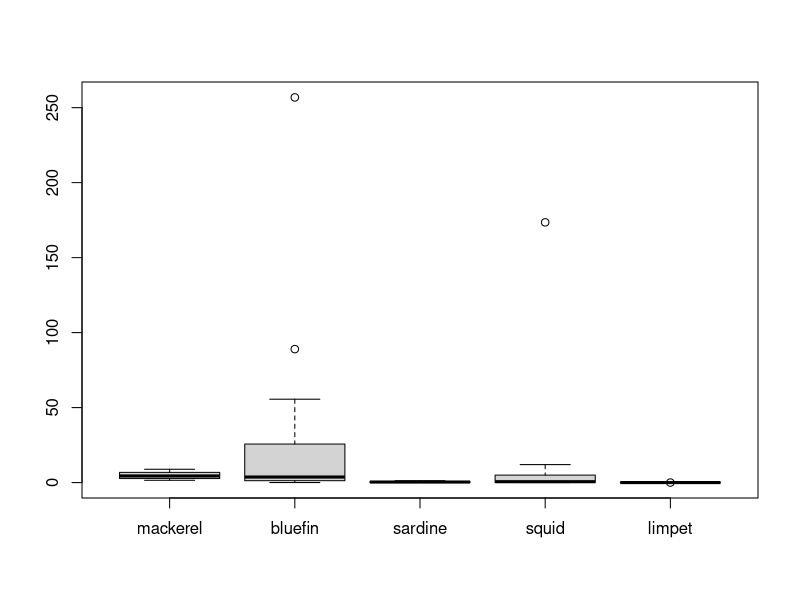
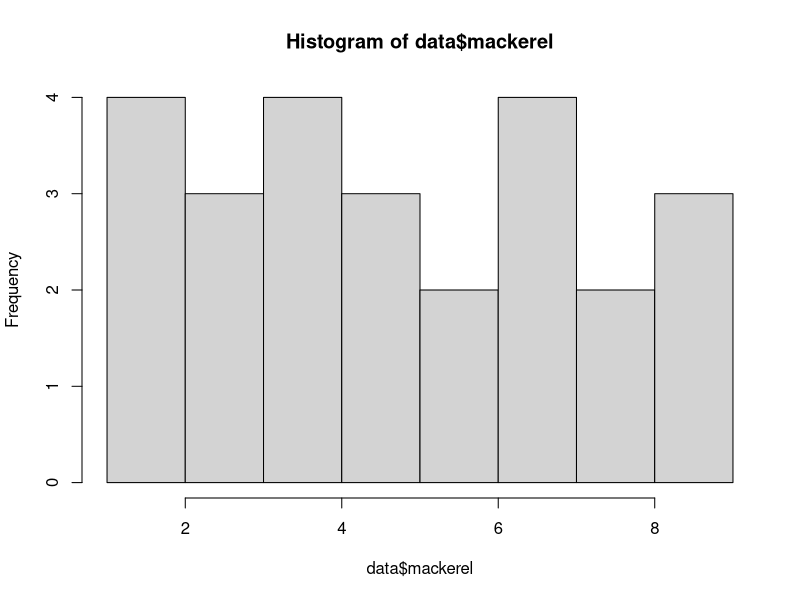
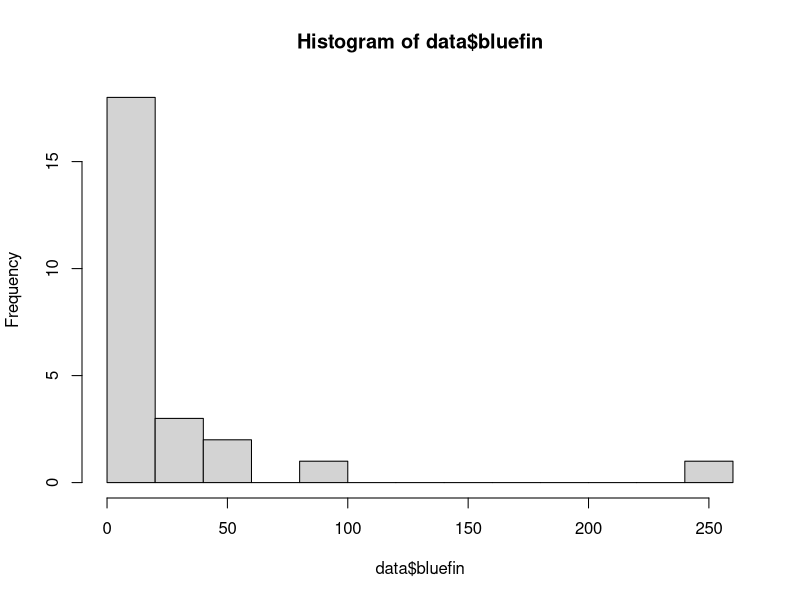
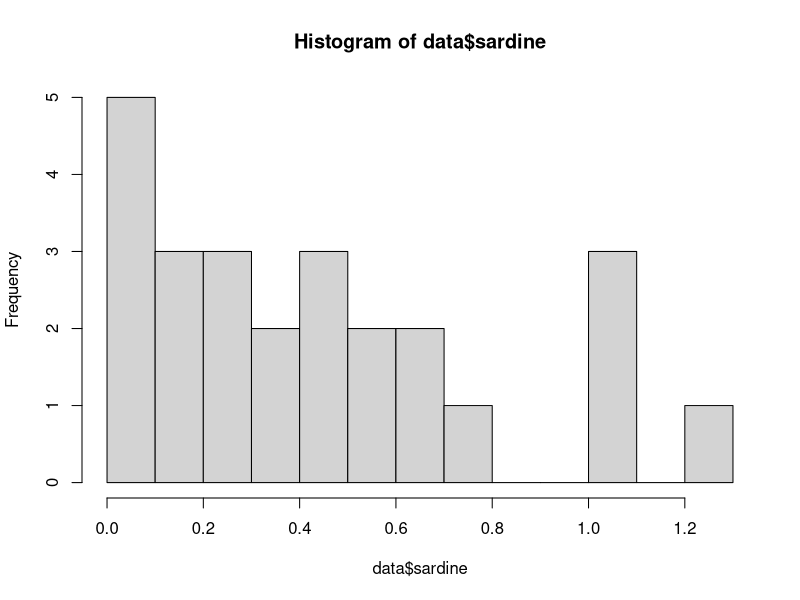
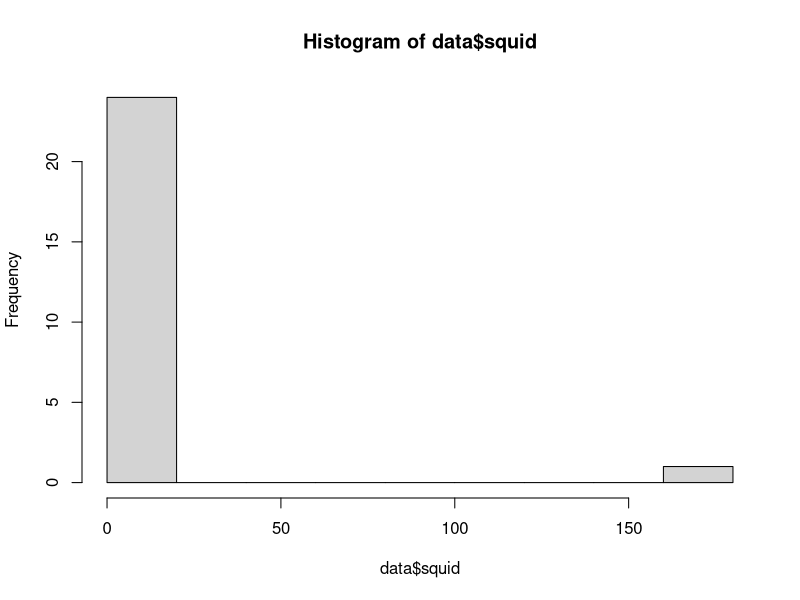
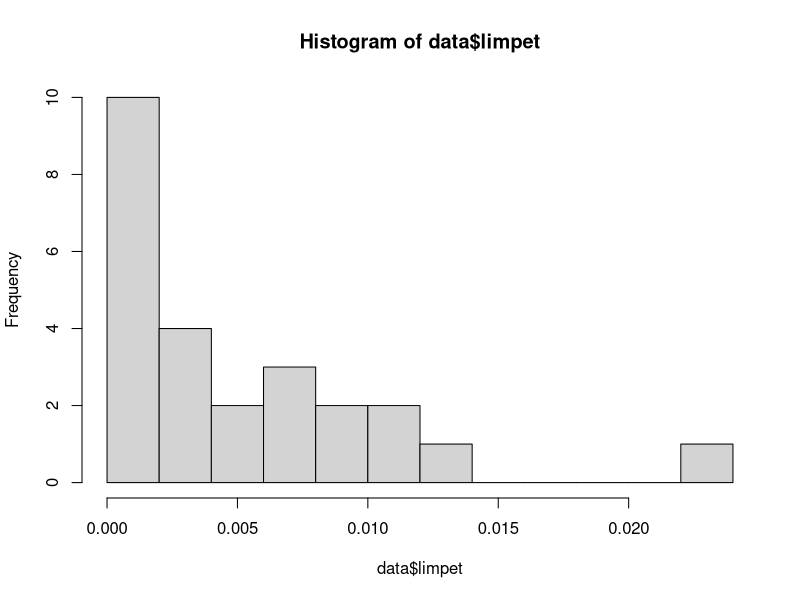
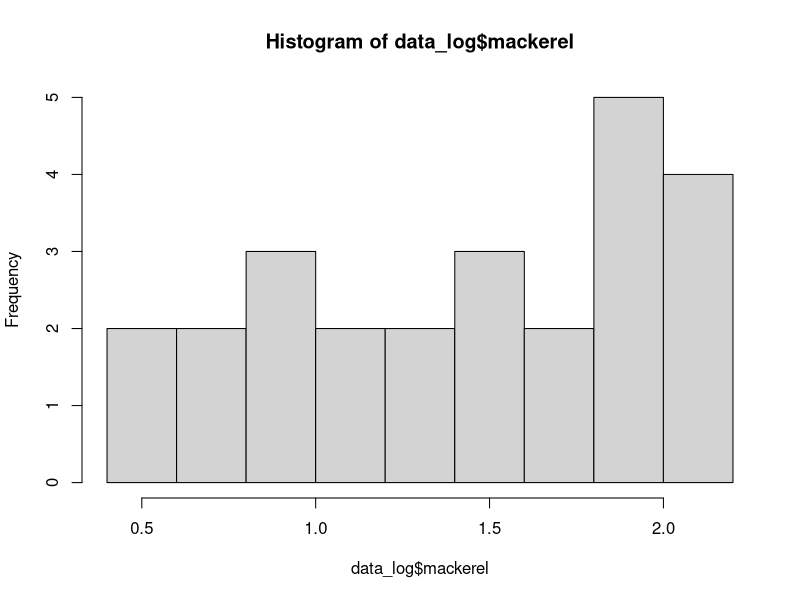
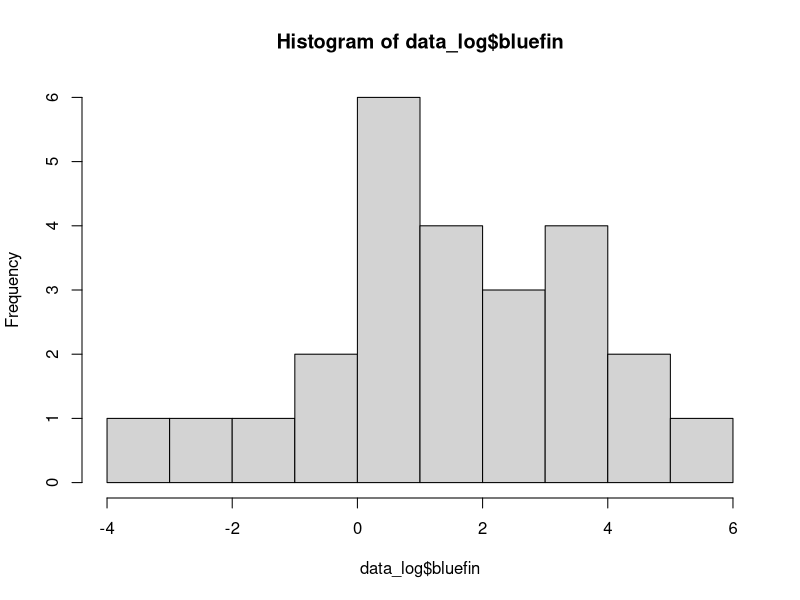

Here is the R script that generated these plots, in order:
## ---- chunk 1
# Load in data
data = read.csv('fishcatch.csv')

# View data structure
head(data)
dim(data)
## ---- chunk 2
# Generate boxplots
boxplot(data[,-1]) # Exclude haul

# look at data distribution
# par(mfrow = c(3,2)) # 1 column 5 row grid plot
hist(data$mackerel, breaks = 10)
hist(data$bluefin, breaks = 10)
hist(data$sardine, breaks = 10)
hist(data$squid, breaks = 10)
hist(data$limpet, breaks = 10)
## ---- chunk 3
# Create a new data object so we can log the data
data_log = data

# Log data
data_log[,-1] = log(data_log[,-1]) # Remember to exclude haul
## ---- chunk 4
# Generate histograms
# par(mfrow = c(3,2)) # 1 column 5 row grid plot
hist(data_log$mackerel, breaks = 10)
hist(data_log$bluefin, breaks = 10)
hist(data_log$sardine, breaks = 10)
hist(data_log$squid, breaks = 10)
hist(data_log$limpet, breaks = 10)
## ---- chunk 5
# Generate histograms
shapiro.test(data_log$mackerel)
shapiro.test(data_log$bluefin)
shapiro.test(data_log$sardine)
shapiro.test(data_log$squid)
shapiro.test(data_log$limpet)
## ---- chunk 6
# Generate boxplots
boxplot(data_log[,-1])
## ---- chunk 7
# Generate test data
data_test = data; data_test[1,6] = 0 # Change the first limpet value to 0

# Try to log the data
data_test[1,] # Print first row
log(data_test[,-1])[1,] # Print logs of the first row

## ---- chunk 8
# Test boxplots of different increments
boxplot(log(data_test$limpet), # Warning because of -Inf
        log(data_test$limpet + 1),
        log(data_test$limpet + 0.001),
        log(data_test$limpet + 0.000000001))

## ---- chunk 9
# Run PCA - Covariance
pca_1 = princomp(data_log[,-1]) # We don't want haul in our PCA!
summary(pca_1)
## ---- chunk 10
# Calculate and pring eigenvalues
eigenvalues = pca_1$sdev^2
eigenvalues
## ---- chunk 11
# Calculate and print proportion of variance
prop_var = eigenvalues/sum(eigenvalues); prop_var

# Calculate cumulative proportion of variance
cum_prop = cumsum(prop_var); cum_prop
## ---- chunk 12
# Generate scree plot
plot(pca_1, type = 'l') # Scree is built into the plot for PCA
## ---- chunk 13
# Print loadings
print(loadings(pca_1),cutoff=0.00) #all loadings!
## ---- chunk 14
# Print PCA scores
head(pca_1$scores)
## ---- chunk 15
# Plot scores - components 1 and 2
plot(pca_1$scores[,1], # Scores on component 1
     pca_1$scores[,2], # Scores on component 3
     pch=16, # Point 16 (colored circle)
     xlab="1st principal component",ylab="2nd principal component",main="Scores plot") # Axis and plot labels
## ---- chunk 16
# Plot scores - components 1 and 2
plot(pca_1$scores[,1], # Scores on component 1
     pca_1$scores[,2], # Scores on component 3
     pch=16, # Point 16 (colored circle)
     xlab="1st principal component",ylab="2nd principal component",main="Scores plot") # Axis and plot labels

# Add loadings to plot
arrows(0,0, # Draw arrows from zero
       pca_1$loadings[,1], # Draw to PC1 loading in X
       pca_1$loadings[,2], # Draw to PC2 loading in Y
       col="black", length = 0.1) # Arrow color and arrowhead length
text(pca_1$loadings[,1],pca_1$loadings[,2],names(data_log[,-1]),cex=1.0 ,col="black") # Add text labels for each variable

## ---- chunk 17
# Plot scores - components 1 and 2
plot(pca_1$scores[,1], # Scores on component 1
     pca_1$scores[,2], # Scores on component 3
     pch=16, # Point 16 (colored circle)
     xlab="1st principal component",ylab="2nd principal component",main="Scores plot") # Axis and plot labels

# Add loadings to plot
sf = 3 # Scaling factor
sft = 3.2 # Scaling factor for text
arrows(0,0, # Draw arrows from zero
       pca_1$loadings[,1]*sf, # Draw to PC1 * scaling factor loading in X
       pca_1$loadings[,2]*sf, # Draw to PC2 * scaling factor loading in Y
       col="black", length = 0.1) # Arrow color and arrowhead length
text(pca_1$loadings[,1]*sft,pca_1$loadings[,2]*sft, names(data_log[,-1]), cex=1.0, col="black") # Add text labels for each variable
## ---- chunk 18
# Create a color palette
colfunc = colorRampPalette(c('orangered1', 'turquoise2'))

# Plot scores - components 1 and 2
plot(pca_1$scores[,1], # Scores on component 1
     pca_1$scores[,2], # Scores on component 3
     pch=16, # Point 16 (colored circle)
     col = colfunc(nrow(pca_1$scores)), # Color points by haul using our color palette
     xlab="1st principal component",ylab="2nd principal component",main="Scores plot") # Axis and plot labels

# Add loadings to plot
sf = 3 # Scaling factor
sft = 3.2 # Scaling factor for text
arrows(0,0, # Draw arrows from zero
       pca_1$loadings[,1]*sf, # Draw to PC1 * scaling factor loading in X
       pca_1$loadings[,2]*sf, # Draw to PC2 * scaling factor loading in Y
       col="black", length = 0.1) # Arrow color and arrowhead length
text(pca_1$loadings[,1]*sft,pca_1$loadings[,2]*sft, names(data_log[,-1]), cex=1.0, col="black") # Add text labels for each variable
## ---- chunk 19
# Set plot layout
layout(matrix(1:2,ncol=2), # 1 row, 2 columns
       width = c(2,1), # Width
       height = c(1,1)) # Height

# Create a color palette
colfunc = colorRampPalette(c('orangered1', 'turquoise2'))

# Plot scores - components 1 and 2
plot(pca_1$scores[,1], # Scores on component 1
     pca_1$scores[,2], # Scores on component 3
     pch=16, # Point 16 (colored circle)
     col = colfunc(nrow(pca_1$scores)), # Color points by haul using our color palette
     xlab="1st principal component",ylab="2nd principal component",main="Scores plot") # Axis and plot labels

# Add loadings to plot
sf = 3 # Scaling factor
sft = 3.2 # Scaling factor for text
arrows(0,0, # Draw arrows from zero
       pca_1$loadings[,1]*sf, # Draw to PC1 * scaling factor loading in X
       pca_1$loadings[,2]*sf, # Draw to PC2 * scaling factor loading in Y
       col="black", length = 0.1) # Arrow color and arrowhead length
text(pca_1$loadings[,1]*sft,pca_1$loadings[,2]*sft, names(data_log[,-1]), cex=1.0, col="black") # Add text labels for each variable

# Generate legend
legend_image <- as.raster(matrix(colfunc(nrow(pca_1$scores)), ncol=1))
plot(c(0,2),c(0,1),type = 'n', axes = F,xlab = '', ylab = '', main = 'Haul')
text(x=1.5, y =seq(0,1,l=5), labels = seq(1,25,l=5))
rasterImage(legend_image, 0, 0, 1,1)
## ---- chunk 20
# Run PCA - Correlation
pca_2 = princomp(data_log[,-1], cor = T)
summary(pca_2)

# In case you don't believe me, heres the covariance matrix if we pre-standardize the data
pca_test = princomp(scale(data_log[-1]))
summary(pca_test)
## ---- chunk 21
# Generate scree plot
plot(pca_2, type = 'l') # Scree is built into the plot for PCA

# Print loadings
print(loadings(pca_2),cutoff=0.00) #all loadings!

# Set plot layout
layout(matrix(1:2,ncol=2), # 1 row, 2 columns
       width = c(2,1), # Width
       height = c(1,1)) # Height

# Create a color palette
colfunc = colorRampPalette(c('orangered1', 'turquoise2'))

# Plot scores - components 1 and 2
plot(pca_2$scores[,1], # Scores on component 1
     pca_2$scores[,2], # Scores on component 3
     pch=16, # Point 16 (colored circle)
     col = colfunc(nrow(pca_2$scores)), # Color points by haul using our color palette
     xlab="1st principal component",ylab="2nd principal component",main="Scores plot") # Axis and plot labels

# Add loadings to plot
sf = 3 # Scaling factor
sft = 3.2 # Scaling factor for text
arrows(0,0, # Draw arrows from zero
       pca_2$loadings[,1]*sf, # Draw to PC1 * scaling factor loading in X
       pca_2$loadings[,2]*sf, # Draw to PC2 * scaling factor loading in Y
       col="black", length = 0.1) # Arrow color and arrowhead length
text(pca_2$loadings[,1]*sft,pca_2$loadings[,2]*sft, names(data_log[,-1]), cex=1.0, col="black") # Add text labels for each variable

# Generate legend
legend_image <- as.raster(matrix(colfunc(nrow(pca_2$scores)), ncol=1))
plot(c(0,2),c(0,1),type = 'n', axes = F,xlab = '', ylab = '', main = 'Haul')
text(x=1.5, y =seq(0,1,l=5), labels = seq(1,25,l=5))
rasterImage(legend_image, 0, 0, 1,1)
## ---- chunk 22
# Exploring biplot
biplot(pca_1) # Covariance
biplot(pca_2) # Correlation
## ---- chunk 23
library(ggplot2)

# ggplot version - Covariance

# turn PCA scores into data frame
pca_1_plot = data.frame(Haul = data_log$Haul, pca_1$scores) 

# Turn PCA loadings into data frame (This gets a little complicated)
pca_1_loadings = as.data.frame(matrix(as.numeric(pca_1$loadings), 
                                      dim(pca_1$loadings)[1], dim(pca_1$loadings)[2]))
colnames(pca_1_loadings) = colnames(pca_1_plot)[-1]

# Plot
ggplot(pca_1_plot, aes(x = Comp.1, y = Comp.2, color = Haul)) +
  
  # Scores
  geom_point() + scale_colour_distiller(palette = 15) + 
  
  # Loadings
  geom_segment(data = pca_1_loadings, aes(x = 0, y = 0,xend = Comp.1 , yend = Comp.2), 
    arrow = arrow(length = unit(0.3, "cm"), type = "open", angle = 25), 
    linewidth = 1, color = "darkblue") + 
  
  # Labels
  geom_text(data = pca_1_loadings, color = 'darkblue', nudge_x = 0.2, nudge_y = 0.2, # Labels
                aes(x = Comp.1, y = Comp.2, label = colnames(data_log)[-1]))


# ggplot version - Correlation

# turn PCA scores into data frame
pca_2_plot = data.frame(Haul = data_log$Haul, pca_2$scores) 

# Turn PCA loadings into data frame
pca_2_loadings = as.data.frame(matrix(as.numeric(pca_2$loadings), 
                                      dim(pca_2$loadings)[1], dim(pca_2$loadings)[2]))
colnames(pca_2_loadings) = colnames(pca_2_plot)[-1]

# Plot
ggplot(pca_2_plot, aes(x = Comp.1, y = Comp.2, color = Haul)) +
  
  # Scores
  geom_point() + scale_colour_distiller(palette = 15) + 
  
  # Loadings
  geom_segment(data = pca_2_loadings, aes(x = 0, y = 0,xend = Comp.1 , yend = Comp.2), 
               arrow = arrow(length = unit(0.3, "cm"), type = "open", angle = 25), 
               linewidth = 1, color = "darkblue") + 
  
  # Labels
  geom_text(data = pca_2_loadings, color = 'darkblue', nudge_x = 0.2, nudge_y = 0.2, # Labels
            aes(x = Comp.1, y = Comp.2, label = colnames(data_log)[-1]))
## ---- chunk 24
# ggplot v2
library(ggfortify)

# Run PCA - Covariance
pca_1a = prcomp(data_log[,-1])

# Run autoplot
autoplot(pca_1a, data = data_log, color = 'Hauls', loadings = T, loadings.label = T)

# Run PCA - Correlation
pca_2a = prcomp(data_log[,-1], scale = T)

# Run autoplot
autoplot(pca_2a, data = data_log, color = 'Hauls', loadings = T, loadings.label = T)
## ---- chunk 25
# Scaling factors
sf = 2.5
sft = 2.8

# Varimax rotation - Covariance
v1 = varimax(pca_1$loadings[,1:2])
v1_scores = pca_1$scores[,1:2]%*%v1$rotmat

# Plot scores - components 1 and 2
plot(v1_scores[,1],v1_scores[,2],pch=15, col = colfunc(nrow(v1_scores)),
     xlab="1st varimax component",ylab="2nd varimax component",main="varimax scores plot")

# Add loadings
arrows(0,0,v1$loadings[,1]*sf,v1$loadings[,2]*sf,col="black")
text(v1$loadings[,1]*sft,v1$loadings[,2]*sft,names(data_log[,-1]),asp=1,cex=1.0 ,col="black")

# Varimax rotation - Correlation
v2 = varimax(pca_2$loadings[,1:2])
v2_scores = pca_2$scores[,1:2]%*%v2$rotmat

# Plot scores - components 1 and 2
plot(v2_scores[,1],v2_scores[,2],pch=15, col = colfunc(nrow(v2_scores)),
     xlab="1st varimax component",ylab="2nd varimax component",main="varimax scores plot")

# Add loadings
arrows(0,0,v2$loadings[,1]*sf,v2$loadings[,2]*sf,col="black")
text(v2$loadings[,1]*sft,v2$loadings[,2]*sft,names(data_log[,-1]),asp=1,cex=1.0 ,col="black")
